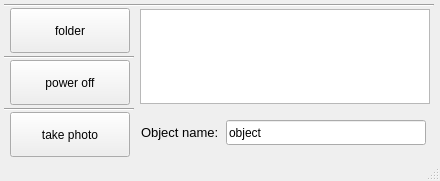
<?xml version="1.0" encoding="UTF-8"?>
<ui version="4.0">
 <class>MainWindow</class>
 <widget class="QMainWindow" name="MainWindow">
  <property name="geometry">
   <rect>
    <x>0</x>
    <y>0</y>
    <width>440</width>
    <height>181</height>
   </rect>
  </property>
  <property name="minimumSize">
   <size>
    <width>440</width>
    <height>181</height>
   </size>
  </property>
  <property name="maximumSize">
   <size>
    <width>440</width>
    <height>181</height>
   </size>
  </property>
  <property name="windowTitle">
   <string>GoPro 4 Hero remote</string>
  </property>
  <property name="toolButtonStyle">
   <enum>Qt::ToolButtonFollowStyle</enum>
  </property>
  <widget class="QWidget" name="centralwidget">
   <widget class="QPushButton" name="folderButton">
    <property name="geometry">
     <rect>
      <x>10</x>
      <y>8</y>
      <width>120</width>
      <height>45</height>
     </rect>
    </property>
    <property name="text">
     <string>folder</string>
    </property>
   </widget>
   <widget class="Line" name="line">
    <property name="geometry">
     <rect>
      <x>4</x>
      <y>56</y>
      <width>130</width>
      <height>3</height>
     </rect>
    </property>
    <property name="orientation">
     <enum>Qt::Horizontal</enum>
    </property>
   </widget>
   <widget class="QPushButton" name="powerButton">
    <property name="geometry">
     <rect>
      <x>10</x>
      <y>60</y>
      <width>120</width>
      <height>45</height>
     </rect>
    </property>
    <property name="text">
     <string>power off</string>
    </property>
   </widget>
   <widget class="QPushButton" name="photoButton">
    <property name="enabled">
     <bool>true</bool>
    </property>
    <property name="geometry">
     <rect>
      <x>10</x>
      <y>112</y>
      <width>120</width>
      <height>45</height>
     </rect>
    </property>
    <property name="text">
     <string>take photo</string>
    </property>
   </widget>
   <widget class="Line" name="line_2">
    <property name="geometry">
     <rect>
      <x>4</x>
      <y>108</y>
      <width>130</width>
      <height>3</height>
     </rect>
    </property>
    <property name="orientation">
     <enum>Qt::Horizontal</enum>
    </property>
   </widget>
   <widget class="QTextBrowser" name="textBrowser">
    <property name="geometry">
     <rect>
      <x>140</x>
      <y>9</y>
      <width>290</width>
      <height>95</height>
     </rect>
    </property>
    <property name="openLinks">
     <bool>false</bool>
    </property>
   </widget>
   <widget class="Line" name="line_3">
    <property name="geometry">
     <rect>
      <x>4</x>
      <y>156</y>
      <width>430</width>
      <height>10</height>
     </rect>
    </property>
    <property name="orientation">
     <enum>Qt::Horizontal</enum>
    </property>
   </widget>
   <widget class="Line" name="line_4">
    <property name="geometry">
     <rect>
      <x>4</x>
      <y>4</y>
      <width>430</width>
      <height>3</height>
     </rect>
    </property>
    <property name="orientation">
     <enum>Qt::Horizontal</enum>
    </property>
   </widget>
   <widget class="QLineEdit" name="nameEdit">
    <property name="geometry">
     <rect>
      <x>226</x>
      <y>120</y>
      <width>200</width>
      <height>25</height>
     </rect>
    </property>
    <property name="inputMask">
     <string/>
    </property>
    <property name="text">
     <string>object</string>
    </property>
    <property name="maxLength">
     <number>16</number>
    </property>
    <property name="frame">
     <bool>true</bool>
    </property>
    <property name="echoMode">
     <enum>QLineEdit::Normal</enum>
    </property>
    <property name="dragEnabled">
     <bool>false</bool>
    </property>
    <property name="placeholderText">
     <string/>
    </property>
    <property name="cursorMoveStyle">
     <enum>Qt::LogicalMoveStyle</enum>
    </property>
    <property name="clearButtonEnabled">
     <bool>false</bool>
    </property>
   </widget>
   <widget class="QLabel" name="label">
    <property name="geometry">
     <rect>
      <x>141</x>
      <y>124</y>
      <width>81</width>
      <height>16</height>
     </rect>
    </property>
    <property name="font">
     <font>
      <pointsize>10</pointsize>
     </font>
    </property>
    <property name="text">
     <string>Object name:</string>
    </property>
   </widget>
  </widget>
  <widget class="QStatusBar" name="statusbar"/>
 </widget>
 <resources/>
 <connections/>
</ui>
